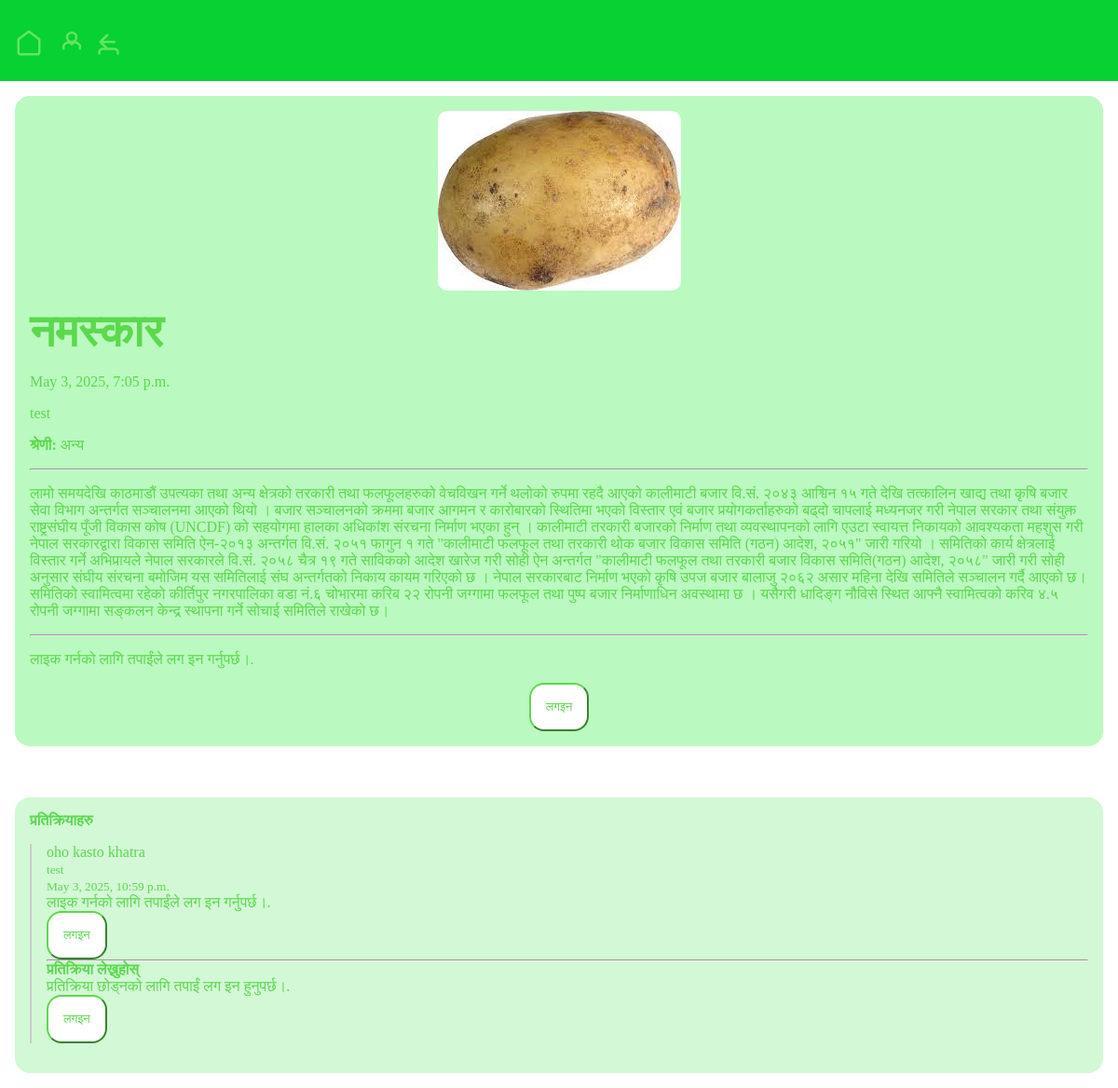
The app's page /posts/-1 with its own data.
### posts/models.py (models this page shows, shortened)
class Post(models.Model):
    CATEGORY_CHOICES = [('crops', 'बाली'), ('fertilizers', 'मलहरू '), ('market', 'बजार'), ('other', 'अन्य')]
    title = models.CharField(max_length=75)
    body = models.TextField()
    slug = models.SlugField(unique=True)
    date = models.DateTimeField(auto_now_add=True)
    banner = models.ImageField(blank=True)
    author = models.ForeignKey(User, on_delete=models.CASCADE, default=None)
    category = models.CharField(max_length=20, choices=CATEGORY_CHOICES, default='other')

class Reply(models.Model):
    post = models.ForeignKey(Post, on_delete=models.CASCADE, related_name='replies')
    body = models.TextField()
    date = models.DateTimeField(auto_now_add=True)
    author = models.ForeignKey(User, on_delete=models.CASCADE)
    likes = models.ManyToManyField(User, related_name='reply_likes', blank=True)

### posts/views.py (the view)
# urls.py: path('<slug:slug>', views.post_page, name = "page"),
def post_page(request, slug):
    post = Post.objects.get(slug=slug)
    replies = post.replies.all().order_by('date')  # related_name='replies'
    if request.method == 'POST':
        if request.user.is_authenticated:
            reply_form = CreateReply(request.POST)
            if reply_form.is_valid():
                reply = reply_form.save(commit=False)
                reply.author = request.user
                reply.post = post
                reply.save()
                return redirect('posts:page', slug=slug)
        else:
            return redirect('users:login')  # redirect if not authenticated
    else:
        reply_form = CreateReply()
    context = {
        'post': post,
        'replies': replies,
        'reply_form': reply_form,
    }
    return render(request, 'posts/post_page.html', context)

### posts/templates/posts/post_page.html (shortened to what this page needs)
{% extends 'layout.html' %}
{% block content %}
    <div class ="post-container">
        {% if post.banner %}
        <img
        class = "banner"
        src= "{{ post.banner.url }}"
        alt="{{ post.title }} image"
        />
        {% endif %}
        <h1>{{ post.title }} </h1>
        <p>{{ post.date }}</p>
        <p>{{ post.author}}</p>
        <p><strong>श्रेणी: </strong>{{ post.get_category_display }}</p>
        <hr>
        <p>{{ post.body }}</p>
        <hr>
                {% if user.is_authenticated %}
                    <form action = "{% url 'posts:toggle-like' slug=post.slug %}" method = "post">
                        {% csrf_token %}
                    <button type="submit" class="form-submit">
                        {% if user in post.likes.all %}
                            <svg xmlns="http://www.w3.org/2000/svg" viewBox="0 0 24 24" fill="currentColor" width="30" height="30">
                                <path d="M7.493 18.5c-.425 0-.82-.236-.975-.632A7.48 7.48 0 0 1 6 15.125c0-1.75.599-3.358 1.602-4.634.151-.192.373-.309.6-.397.473-.183.89-.514 1.212-.924a9.042 9.042 0 0 1 2.861-2.4c.723-.384 1.35-.956 1.653-1.715a4.498 4.498 0 0 0 .322-1.672V2.75A.75.75 0 0 1 15 2a2.25 2.25 0 0 1 2.25 2.25c0 1.152-.26 2.243-.723 3.218-.266.558.107 1.282.725 1.282h3.126c1.026 0 1.945.694 2.054 1.715.045.422.068.85.068 1.285a11.95 11.95 0 0 1-2.649 7.521c-.388.482-.987.729-1.605.729H14.23c-.483 0-.964-.078-1.423-.23l-3.114-1.04a4.501 4.501 0 0 0-1.423-.23h-.777ZM2.331 10.727a11.969 11.969 0 0 0-.831 4.398 12 12 0 0 0 .52 3.507C2.28 19.482 3.105 20 3.994 20H4.9c.445 0 .72-.498.523-.898a8.963 8.963 0 0 1-.924-3.977c0-1.708.476-3.305 1.302-4.666.245-.403-.028-.959-.5-.959H4.25c-.832 0-1.612.453-1.918 1.227Z" />
                            </svg>                  ({{ post.likes.count }})
                        {% else %}
                            <svg xmlns="http://www.w3.org/2000/svg" fill="none" viewBox="0 0 24 24" stroke-width="1.5" stroke="currentColor" width="30" height="30">
                                <path stroke-linecap="round" stroke-linejoin="round" d="M6.633 10.25c.806 0 1.533-.446 2.031-1.08a9.041 9.041 0 0 1 2.861-2.4c.723-.384 1.35-.956 1.653-1.715a4.498 4.498 0 0 0 .322-1.672V2.75a.75.75 0 0 1 .75-.75 2.25 2.25 0 0 1 2.25 2.25c0 1.152-.26 2.243-.723 3.218-.266.558.107 1.282.725 1.282m0 0h3.126c1.026 0 1.945.694 2.054 1.715.045.422.068.85.068 1.285a11.95 11.95 0 0 1-2.649 7.521c-.388.482-.987.729-1.605.729H13.48c-.483 0-.964-.078-1.423-.23l-3.114-1.04a4.501 4.501 0 0 0-1.423-.23H5.904m10.598-9.75H14.25M5.904 18.5c.083.205.173.405.27.602.197.4-.078.898-.523.898h-.908c-.889 0-1.713-.518-1.972-1.368a12 12 0 0 1-.521-3.507c0-1.553.295-3.036.831-4.398C3.387 9.953 4.167 9.5 5 9.5h1.053c.472 0 .745.556.5.96a8.958 8.958 0 0 0-1.302 4.665c0 1.194.232 2.333.654 3.375Z" />
                            </svg>
                            <p>({{ post.likes.count }})</p>
                        {% endif %}
                        </button>
                    </form>
                {% else %}
                    <p>लाइक गर्नको लागि तपाईंले लग इन गर्नुपर्छ।.</p>
                    <button class="login-button" onclick="window.location.href='{% url 'users:login' %}'">
                        लगइन
                    </button>
                {% endif %}
    </div>
    <br>
    <div class = "reply-container">
        <h2>प्रतिक्रियाहरु</h2>
        {% for reply in replies %}
          <div style = "margin-bottom: 1rem; padding-left: 1rem; border-left: 2px solid #ccc;">
            <p>{{ reply.body }}</p>
            <p><small>{{ reply.author }}</small></p>
            <p><small>{{ reply.date }}</small></p>
                {% if user.is_authenticated %}
                <form method="post" action="{% url 'posts:like-reply' reply.id %}">
                    {% csrf_token %}
                    <button type="submit" class="form-submit">
                    {% if user in reply.likes.all %}
                        <svg xmlns="http://www.w3.org/2000/svg" viewBox="0 0 24 24" fill="currentColor" width="30" height="30">
                            <path d="M7.493 18.5c-.425 0-.82-.236-.975-.632A7.48 7.48 0 0 1 6 15.125c0-1.75.599-3.358 1.602-4.634.151-.192.373-.309.6-.397.473-.183.89-.514 1.212-.924a9.042 9.042 0 0 1 2.861-2.4c.723-.384 1.35-.956 1.653-1.715a4.498 4.498 0 0 0 .322-1.672V2.75A.75.75 0 0 1 15 2a2.25 2.25 0 0 1 2.25 2.25c0 1.152-.26 2.243-.723 3.218-.266.558.107 1.282.725 1.282h3.126c1.026 0 1.945.694 2.054 1.715.045.422.068.85.068 1.285a11.95 11.95 0 0 1-2.649 7.521c-.388.482-.987.729-1.605.729H14.23c-.483 0-.964-.078-1.423-.23l-3.114-1.04a4.501 4.501 0 0 0-1.423-.23h-.777ZM2.331 10.727a11.969 11.969 0 0 0-.831 4.398 12 12 0 0 0 .52 3.507C2.28 19.482 3.105 20 3.994 20H4.9c.445 0 .72-.498.523-.898a8.963 8.963 0 0 1-.924-3.977c0-1.708.476-3.305 1.302-4.666.245-.403-.028-.959-.5-.959H4.25c-.832 0-1.612.453-1.918 1.227Z" />
                        </svg>
                        <p>({{ reply.total_likes }})</p>
                    {% else %}
                        <svg xmlns="http://www.w3.org/2000/svg" fill="none" viewBox="0 0 24 24" stroke-width="1.5" stroke="currentColor" width="30" height="30">
                            <path stroke-linecap="round" stroke-linejoin="round" d="M6.633 10.25c.806 0 1.533-.446 2.031-1.08a9.041 9.041 0 0 1 2.861-2.4c.723-.384 1.35-.956 1.653-1.715a4.498 4.498 0 0 0 .322-1.672V2.75a.75.75 0 0 1 .75-.75 2.25 2.25 0 0 1 2.25 2.25c0 1.152-.26 2.243-.723 3.218-.266.558.107 1.282.725 1.282m0 0h3.126c1.026 0 1.945.694 2.054 1.715.045.422.068.85.068 1.285a11.95 11.95 0 0 1-2.649 7.521c-.388.482-.987.729-1.605.729H13.48c-.483 0-.964-.078-1.423-.23l-3.114-1.04a4.501 4.501 0 0 0-1.423-.23H5.904m10.598-9.75H14.25M5.904 18.5c.083.205.173.405.27.602.197.4-.078.898-.523.898h-.908c-.889 0-1.713-.518-1.972-1.368a12 12 0 0 1-.521-3.507c0-1.553.295-3.036.831-4.398C3.387 9.953 4.167 9.5 5 9.5h1.053c.472 0 .745.556.5.96a8.958 8.958 0 0 0-1.302 4.665c0 1.194.232 2.333.654 3.375Z" />
                        </svg>
                        <p>({{ reply.total_likes }})</p>
                    </button>
                </form>
                  {% endif %}
                </button>
            </form>
                {% else %}
                    <p>लाइक गर्नको लागि तपाईंले लग इन गर्नुपर्छ।.</p>
                    <button class="login-button" onclick="window.location.href='{% url 'users:login' %}'">
                        लगइन
                    </button>
                {% endif %}
        {% empty %}
            <h3> कुनै प्रतिक्रियाहरू छैनन्।</h3>
        {% endfor %}
        <hr>
        <h2>प्रतिक्रिया लेख्नुहोस्</h2>
        {% if user.is_authenticated %}
        <form method = "post" class="reply">
            {% csrf_token %}
            {{ reply_form.as_p }}
            <button class="form-submit">पेश गर्नुहोस्
            </button>
        </form>
        {% else %}
            <p>प्रतिक्रिया छोड्नको लागि तपाईं लग इन हुनुपर्छ।.</p>
            <button class="login-button" onclick="window.location.href='{% url 'users:login' %}'">
                लगइन
            </button>
        {% endif %}
    </div>
{% endblock %}

### static/static/css/style.css (style rules this page uses)
* { margin: 0; padding: 0; box-sizing: border-box; }
body { min-height: 100vh; background-color: white; color: black; font-size: 3rem; }
h1 { font-size: 3rem; color: #07d133; }
h2 { font-size: 2.5rem; }
p { font-size: 1rem; }
.banner { display: block; width: 100%; max-width: 800px; }
.post-container { display: flex; flex-direction:column; gap: 1rem; padding: 1rem; margin: auto; background-color: rgb(186, 249, 191); color:#5cd84e; border-radius: 1rem; }
.post-container h1 { font-size: 3rem; color: #5cd84e; }
.post-container img { max-width: fit-content; max-height: fit-content; height: auto; border-radius: 10px; align-self: center; }
.reply-container { display: flex; flex-direction: column; gap: 1rem; padding: 1rem; margin: auto; background-color: rgb(210, 248, 213); color:#5cd84e; font-size: 1rem; border-radius: 1rem; }
.reply-container h2 { font-size: 1rem; font-weight: bold; }
.login-button { padding: 1rem; margin: auto; background-color: white; color: #5cd84e; border-color: #5cd84e; border-radius: 1rem; font-size: small; max-height: min-content; max-width: min-content; }

### records on screen
Post: banner (picture), title "नमस्कार", date "May 3, 2025, 7:05 p.m.", author "test", category "अन्य", body "लामो समयदेखि काठमाडौं उपत्यका तथा अन्य क्षेत्रको तरकारी तथा फलफूलहरुको वेचविखन गर्ने थलोको रुपमा रहदै आएको कालीमाटी बजार वि.सं. २०४३ आश्विन १५ गते देखि तत्कालिन खाद्य तथा कृषि बजार सेवा विभाग अन्तर्गत सञ्चालनमा आएको थियो । बजार सञ्चालनको क्रममा बजार आगमन र कारोबारको स्थितिमा भएको विस्तार एवं बजार प्रयोगकर्ताहरुको बढ्दो चापलाई मध्यनजर गरी नेपाल सरकार तथा संयुक्त राष्ट्रसंघीय पूँजी विकास कोष (UNCDF) को सहयोगमा हालका अधिकांश संरचना निर्माण भएका हुन् । कालीमाटी तरकारी बजारको निर्माण तथा व्यवस्थापनको लागि एउटा स्वायत्त निकायको आवश्यकता महशुस गरी नेपाल सरकारद्वारा विकास समिति ऐन-२०१३ अन्तर्गत वि.सं. २०५१ फागुन १ गते \"कालीमाटी फलफूल तथा तरकारी थोक बजार विकास समिति (गठन) आदेश, २०५१\" जारी गरियो ।…"
Reply: body "oho kasto khatra", author "test", date "May 3, 2025, 10:59 p.m."
